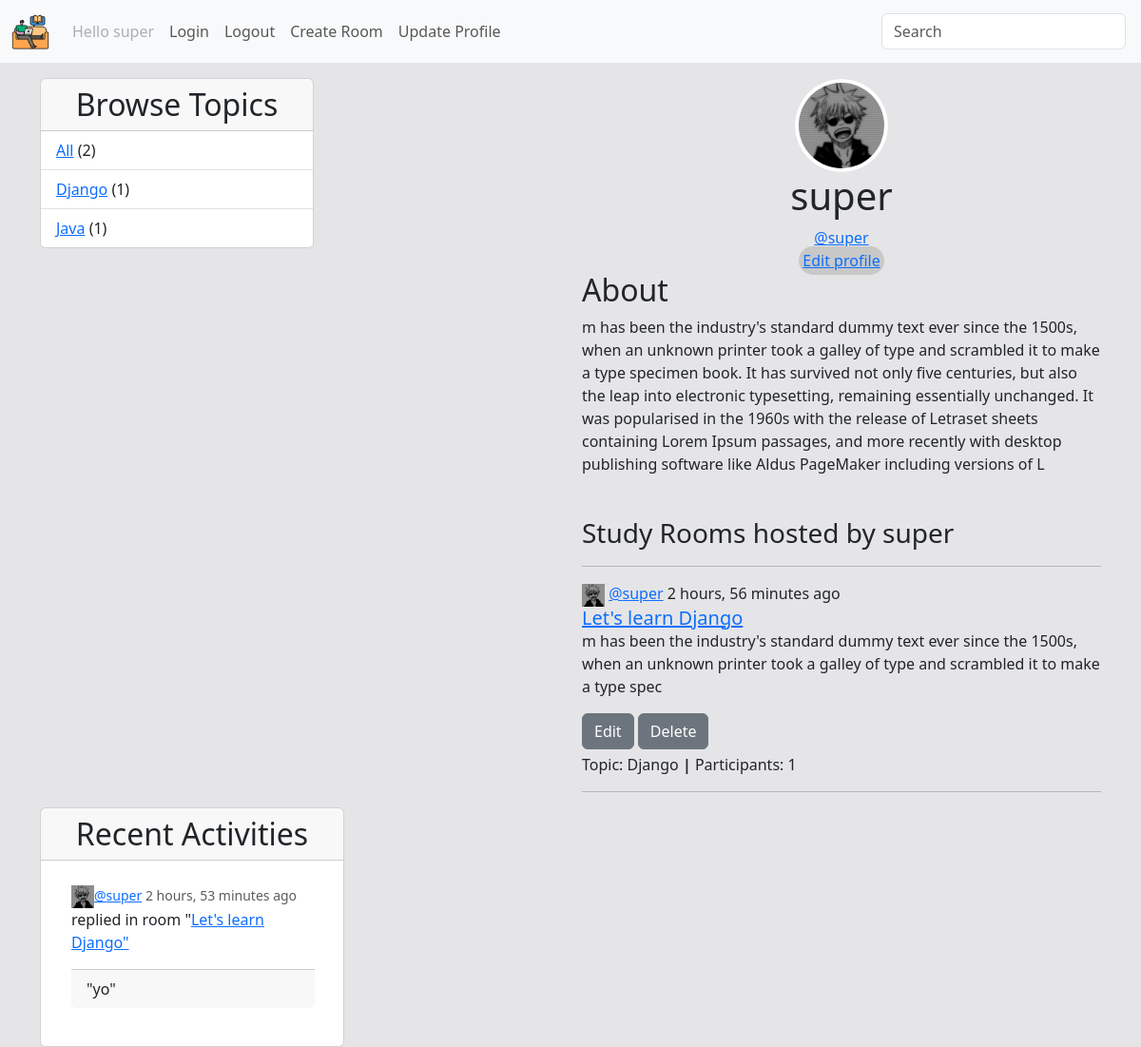
The page /profile/1/ (signed in) on the database its author committed.
### base/models.py (models this page shows, shortened)
class User(AbstractUser):
    name = models.CharField(max_length=200, null=True)
    email = models.EmailField(unique=True, null=True)
    bio = models.TextField(null=True)
    avatar = models.ImageField(null=True, default='user.png')
    USERNAME_FIELD = 'username'
    REQUIRED_FIELDS = []
    def __str__(self):
        return self.username

class Topic(models.Model):
    name = models.CharField(max_length=200)

class Room(models.Model):
    host = models.ForeignKey(User, on_delete=models.SET_NULL, null=True)
    topic = models.ForeignKey(Topic, on_delete=models.SET_NULL, null=True)
    name = models.CharField(max_length=200)
    description = models.TextField(null=True, blank=True)
    participants = models.ManyToManyField(User, related_name='participants', blank=True)
    updated = models.DateTimeField(auto_now=True)
    created = models.DateTimeField(auto_now_add=True)
    class Meta:
        ordering = ['-created', '-updated']

class Message(models.Model):
    user = models.ForeignKey(User, on_delete=models.CASCADE)
    room = models.ForeignKey(Room, on_delete=models.CASCADE)
    body = models.TextField()
    updated = models.DateTimeField(auto_now=True)
    created = models.DateTimeField(auto_now_add=True)
    class Meta:
        ordering = ['-created', '-updated']
    def __str__(self):
        return self.body[:50]

### base/views.py (the view)
# urls.py: path('profile/<str:pk>/', views.userProfile, name='profile'),
def userProfile(request, pk):
    user = User.objects.get(id=pk)
    rooms = user.room_set.all()
    allMessages = user.message_set.all()
    topics = Topic.objects.all()
    context = {'user': user, 'rooms': rooms, 'allMessages': allMessages, 'topics': topics}
    return render(request, 'base/profile.html', context)

### base/templates/base/profile.html
{% extends 'main.html' %}
{% block content %}
{% load static %}
<div class="row">
    <div class="col">
        {% include 'base/topic-component.html' %}
    </div>
    <div class="col-6">
        <div class="text-center">
        <img src="{{user.avatar.url}}" class="img-thumbnail" alt="user image" style="border-radius: 50%;"  width="100px">
        <h1>{{user.username}}</h1>
        <div><a href="{% url 'profile' user.id %}">@{{user}}</a></div>
        <span class="rounded-pill" style="text-decoration: none; background-color: rgb(200, 200, 200); padding: 4px;"><a href="{% url 'update-profile'%}">Edit profile</a></span>
        </div>
        <h2>About</h2>
        <p>{{user.bio}}</p>
        <br>
        <div>
            <h2>
                <small>Study Rooms hosted by {{user.username}}</small>
            </h2>
            <hr>
            {% include 'base/feed-component.html' %}
            </div>
    </div>
    <div class="col">
        {% include 'base/activity-component.html' %}
    </div>
</div>
{% endblock content %}

### templates/navbar.html (shortened to what this page needs)
{% load static %}
<nav class="navbar navbar-expand-lg bg-body-tertiary">
  <div class="container-fluid">
    <a class="navbar-brand" href="{% url 'home' %}">
      <img src="{% static 'images/logo.png' %}" alt="Bootstrap" width="40">
    </a>
    <div class="collapse navbar-collapse" id="navbarSupportedContent">
      <ul class="navbar-nav me-auto mb-2 mb-lg-0">
        {% if request.user.is_authenticated %}
        <li class="nav-item">
          <a class="nav-link disabled">Hello {{request.user}}</a>
        </li>
        {% endif %}
        <li class="nav-item">
          <a class="nav-link" href="{% url 'login' %}">Login</a>
        </li>
        <li class="nav-item">
          <a class="nav-link" href="{% url 'logout' %}">Logout</a>
        </li>
        <li class="nav-item">
          <a class="nav-link" href="{% url 'create-room' %}">Create Room</a>
        </li>
        <li class="nav-item">
          <a class="nav-link" href="{% url 'update-profile' %}">Update Profile</a>
        </li>
      </ul>
      <form class="d-flex" role="search" method="GET" action="">
        <input class="form-control me-1" name="q" type="search" placeholder="Search" aria-label="Search">
      </form>
    </div>
  </div>
</nav>

### base/templates/base/topic-component.html
<div class="card" style="width: 18rem;">
    <h2 class="card-header text-center">
        Browse Topics
    </h2>
    <ul class="list-group list-group-flush">
        <li class="list-group-item"><a href="{% url 'home' %}">All</a> <span>({{topics.count}})</span></li>
        {% for topic in topics %}
        <li class="list-group-item"><a href="{% url 'home' %}?q={{topic.name}}">{{topic.name}}</a> <span>({{topic.room_set.all.count}})</span></li>
        {% endfor %}
    </ul>
  </div>

### base/templates/base/feed-component.html
{% load static %}
{% for room in rooms %}
    <span class="card-text">
      <a class="navbar-brand" href="#">
        <img src="{{room.host.avatar.url}}" alt="pic" height="24">
      </a>
      <span><a href="{% url 'profile' room.host.id %}">@{{room.host.username}}</a>  {{room.created|timesince}} ago</span>
    </span>
    <div class="card-body">
      <h5 class="card-title"><a href="{% url 'room' room.id %}">{{room.name}}</a></h5>
      <p class="card-text">{{room.description|slice:150}}</p>
      <div style="margin-bottom: 4px;">
      <a href="{% url 'update-room' room.id %}" class="btn btn-secondary">Edit</a>
      <a href="{% url 'delete-room' room.id %}" class="btn btn-secondary">Delete</a>
    </div>
      <span>Topic: {{room.topic.name}} <b>|</b> </span>
      <span>Participants: {{room.participants.all.count}}</span>
      <hr>
    </div>
  {% endfor %}

### base/templates/base/activity-component.html
{% load static %}
    <div class="card" style="width: 20rem;">
        <h2 class="card-header text-center">
            Recent Activities
        </h2>
        <ul class="list-group list-group-flush">
            {% for message in allMessages %}
          <li class="list-group-item">
            <div style="width: 18rem;">
                <div class="card-body">
                    <small class="card-subtitle mb-2 text-body-secondary">
                        <a href="{% url 'profile' message.user.id %}"><img src="{{message.user.avatar.url}}" alt="pic" height="24">@{{message.user.username}}</a>  {{message.created|timesince}} ago
                    </small>
                    <p class="card-text">replied in room "<a href="{% url 'room' message.room.id %}">{{message.room.name}}"</a></p>
                    <p class="card-footer">"{{message}}"</p>
                </div>
            </div>
          </li>
          {% endfor %}
        </ul>
      </div>

### static/style/main.css (style rules this page uses)
body { background-color: rgb(229, 229, 231); }

### rows shown on the page
User: user "super", avatar (picture), username "super", bio "m has been the industry's standard dummy text ever since the 1500s, when an unknown printer took a galley of type and scrambled it to make a type specimen book. It has survived not only five centuries, but also the leap into electronic typesetting, remaining essentially unchanged. It was popularised in the 1960s with the release of Letraset sheets containing Lorem Ipsum passages, and more recently with desktop publishing software like Aldus PageMaker including versions of L"
Topic: name "Django", room_set.all.count "1"
Topic: name "Java", room_set.all.count "1"
Room: host.avatar (picture), host.username "super", created "2 hours, 56 minutes", name "Let's learn Django", description "m has been the industry's standard dummy text ever since the 1500s, when an unknown printer took a galley of type and scrambled it to make a type spec", topic.name "Django", participants.all.count "1"
Message: user.avatar (picture), user.username "super", created "2 hours, 53 minutes", room.name "Let's learn Django", body "yo"

### other values the page prints
{{ topics.count }} "2"
